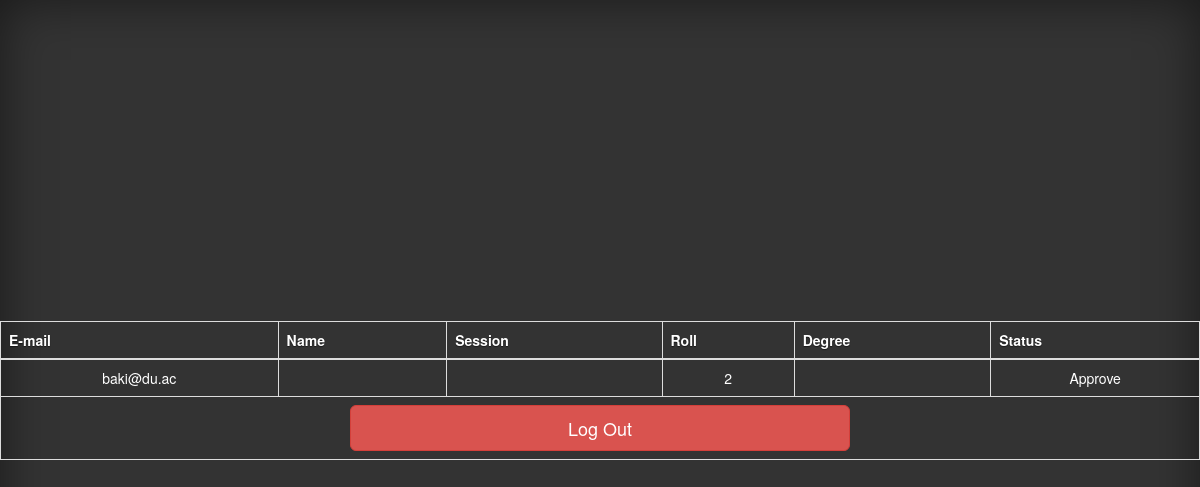
/dashboard.php (signed in), run on an earlier commit of the app's database.
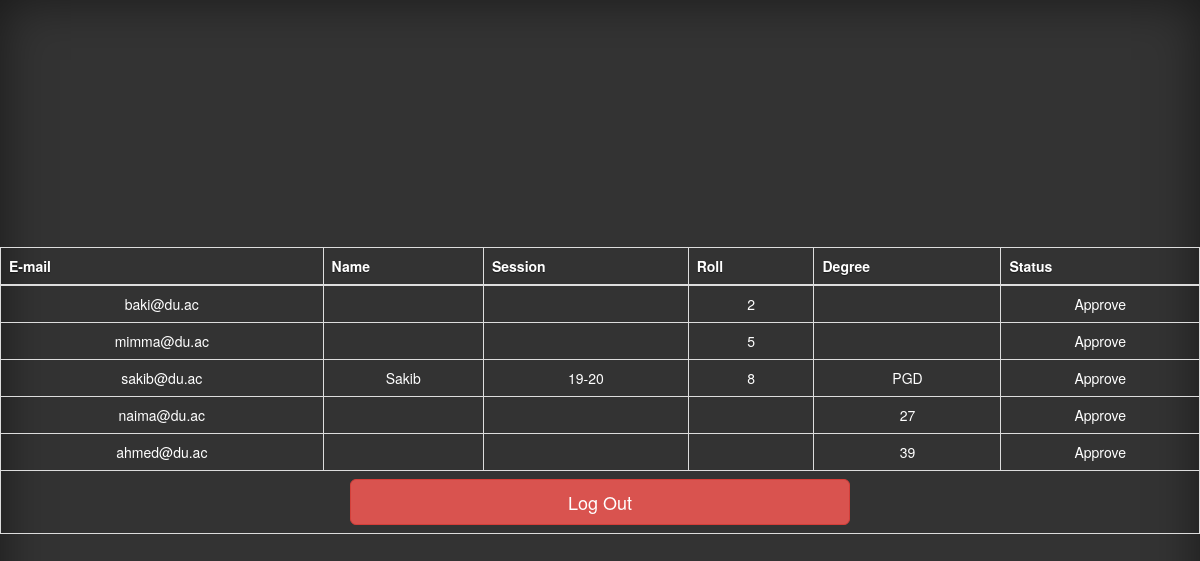
And on a later commit of the database.
### tables this page shows
CREATE TABLE `stu` (
  `email` varchar(30) NOT NULL,
  `pass` varchar(64) NOT NULL,
  `name` varchar(30) DEFAULT NULL,
  `session` varchar(10) DEFAULT NULL,
  `roll` varchar(10) DEFAULT NULL,
  `degree` varchar(10) DEFAULT NULL,
  `status` tinyint(4) DEFAULT 0,
  `delivery` date DEFAULT NULL
);

### dashboard.php (the view, shortened to what this page needs)
<!doctype html>
<html lang="en">
    <head>
        <link href="./assets/css/bootstrap.min.css" rel="stylesheet">
        <link href="./assets/css/custom.css" rel="stylesheet">
    </head>
    <body class="text-center">
        <?php
            function databaseConnection() {
                $server = "localhost";
                $username = "root";
                $password = "";
                $dbname = "test";
                $conn = mysqli_connect($server, $username, $password, $dbname);
                return $conn;
            }
            function dataRead($conn) {
                $sql = "select * from stu";
                $res = mysqli_query($conn, $sql);
                echo '<table class= "table table-dark table-bordered">';
                echo '<thead>';
                echo '<tr>';
                echo '<th scope="col">E-mail</th>';
                echo '<th scope="col">Name</th>';
                echo '<th scope="col">Session</th>';
                echo '<th scope="col">Roll</th>';
                echo '<th scope="col">Degree</th>';
                echo '<th scope="col">Status</th>';
                echo '</tr>';
                echo '</thead>';
                echo '<tbody>';
                while($row = mysqli_fetch_assoc($res)) {
                    echo '<tr class="table-dark">';
                    echo '<td class="table-dark">' . $row['email'] .'</td>';
                    echo '<td>' . $row['name'] .'</td>';
                    echo '<td>' . $row['session'] .'</td>';
                    echo '<td>' . $row['roll'] .'</td>';
                    echo '<td>' . $row['degree'] .'</td>';
                    if ($row['status']!=0) {
                        echo "<td>Approved</td>";
                    }
                    else {
                        echo '<td><a href="./approve.php?email=\'' . $row['email'] .'\'">Approve</a></td>';
                    }
                    echo '</tr>';
                }
                echo '<tr class="table-dark">';
                echo '<td class="table-dark" colspan="6">';
                echo '<button class="btn btn-lg btn-danger btn-block" type="button" style="width:100%; max-width:500px; bottom: 0px; margin: 0 auto;" onClick="(function() {window.location = \'./logout.php\';})()">Log Out</button>';
                echo '</td>';
                echo '</tr>';
                echo '</tbody>';
                echo '</table>';
            }
            $conn = databaseConnection();
            dataRead($conn);
        ?>
    </body>
</html>

### assets/css/custom.css (style rules this page uses)
html, body { height: 100%; background-color: #333; }
body { display: -ms-flexbox; display: flex; -ms-flex-align: center; align-items: center; padding-top: 40px; padding-bottom: 40px; color: #fff; text-shadow: 0 .05rem .1rem rgba(0, 0, 0, .5); box-shadow: inset 0 0 5rem rgba(0, 0, 0, .5); }
td { text-shadow: none; }
a, a:focus, a:hover { color: #fff; }

What changed in the data, as far as the page shows it:
added stu: email "mimma@du.ac", roll "5"
added stu: email "sakib@du.ac", name "Sakib", session "19-20", roll "8", degree "PGD"
added stu: email "naima@du.ac", degree "27"
added stu: email "ahmed@du.ac", degree "39"
